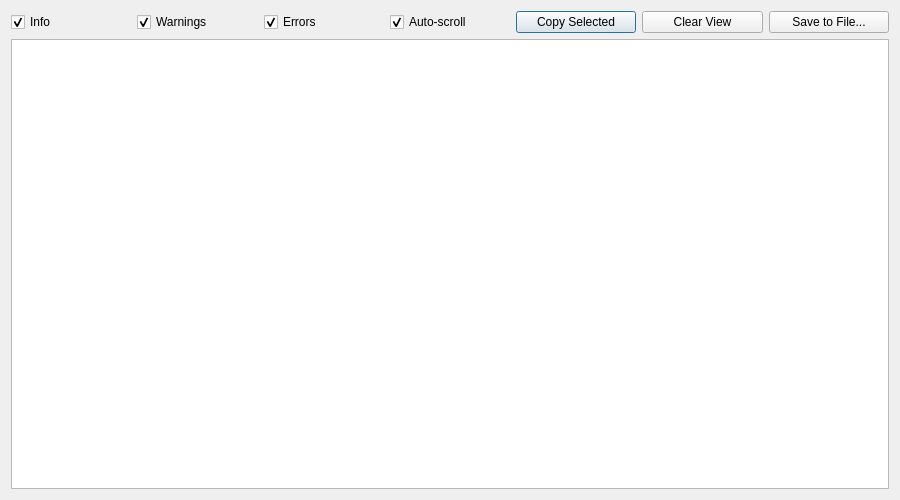
<?xml version="1.0" encoding="utf-8"?>
<ui version="4.0">
 <class>LogWindow</class>
 <widget class="QDialog" name="LogWindow">
  <property name="windowTitle">
   <string>Application Log</string>
  </property>
  <property name="geometry">
   <rect>
    <x>0</x>
    <y>0</y>
    <width>900</width>
    <height>500</height>
   </rect>
  </property>
  <layout class="QVBoxLayout" name="mainLayout">
   <item>
    <layout class="QHBoxLayout" name="controlsLayout">
     <item>
      <widget class="QCheckBox" name="showInfoBox">
       <property name="text">
        <string>Info</string>
       </property>
       <property name="checked">
        <bool>true</bool>
       </property>
      </widget>
     </item>
     <item>
      <widget class="QCheckBox" name="showWarningsBox">
       <property name="text">
        <string>Warnings</string>
       </property>
       <property name="checked">
        <bool>true</bool>
       </property>
      </widget>
     </item>
     <item>
      <widget class="QCheckBox" name="showErrorsBox">
       <property name="text">
        <string>Errors</string>
       </property>
       <property name="checked">
        <bool>true</bool>
       </property>
      </widget>
     </item>
     <item>
      <widget class="QCheckBox" name="autoScrollBox">
       <property name="text">
        <string>Auto-scroll</string>
       </property>
       <property name="checked">
        <bool>true</bool>
       </property>
      </widget>
     </item>
     <item>
      <widget class="QPushButton" name="copyButton">
       <property name="text">
        <string>Copy Selected</string>
       </property>
      </widget>
     </item>
     <item>
      <widget class="QPushButton" name="clearButton">
       <property name="text">
        <string>Clear View</string>
       </property>
      </widget>
     </item>
     <item>
      <widget class="QPushButton" name="saveButton">
       <property name="text">
        <string>Save to File...</string>
       </property>
      </widget>
     </item>
    </layout>
   </item>
   <item>
    <widget class="QPlainTextEdit" name="logTextEdit">
     <property name="readOnly">
      <bool>true</bool>
     </property>
     <property name="maximumBlockCount">
      <number>1000</number>
     </property>
     <property name="lineWrapMode">
      <enum>QPlainTextEdit::NoWrap</enum>
     </property>
     <property name="textInteractionFlags">
      <set>Qt::TextSelectableByMouse|Qt::TextSelectableByKeyboard</set>
     </property>
    </widget>
   </item>
  </layout>
 </widget>
 <resources />
 <connections />
</ui>
